Frame 1 (no input): blank canvas, image omitted
Frame 60 (no input): blank canvas, image omitted
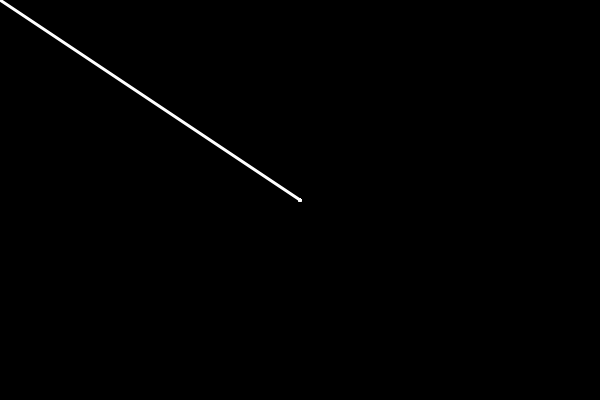
Frame 120 (the mouse pressed at the canvas centre since frame 60)

The p5.js sketch whose frames 1 and 60 were blank and that drew this single picture after the mouse press (run headless with seeded random() and noise() and a simulated clock; from frame 60 on, the mouse is pressed at the canvas centre):

// p5.js sketch
// ── sketch.js
function setup() {
  createCanvas(600, 400);
  background(0);
  stroke(255);
  strokeWeight(3);
}

function draw() {
  var x = mouseX;
  var y = mouseY;
  if (mouseIsPressed) {
	  line(x, y, pmouseX, pmouseY);  	
  }
}

// Alternative option but not as smooth
// function mouseDragged() {
//   var x = mouseX;
//   var y = mouseY;
//   line(x, y, pmouseX, pmouseY);   
// }
